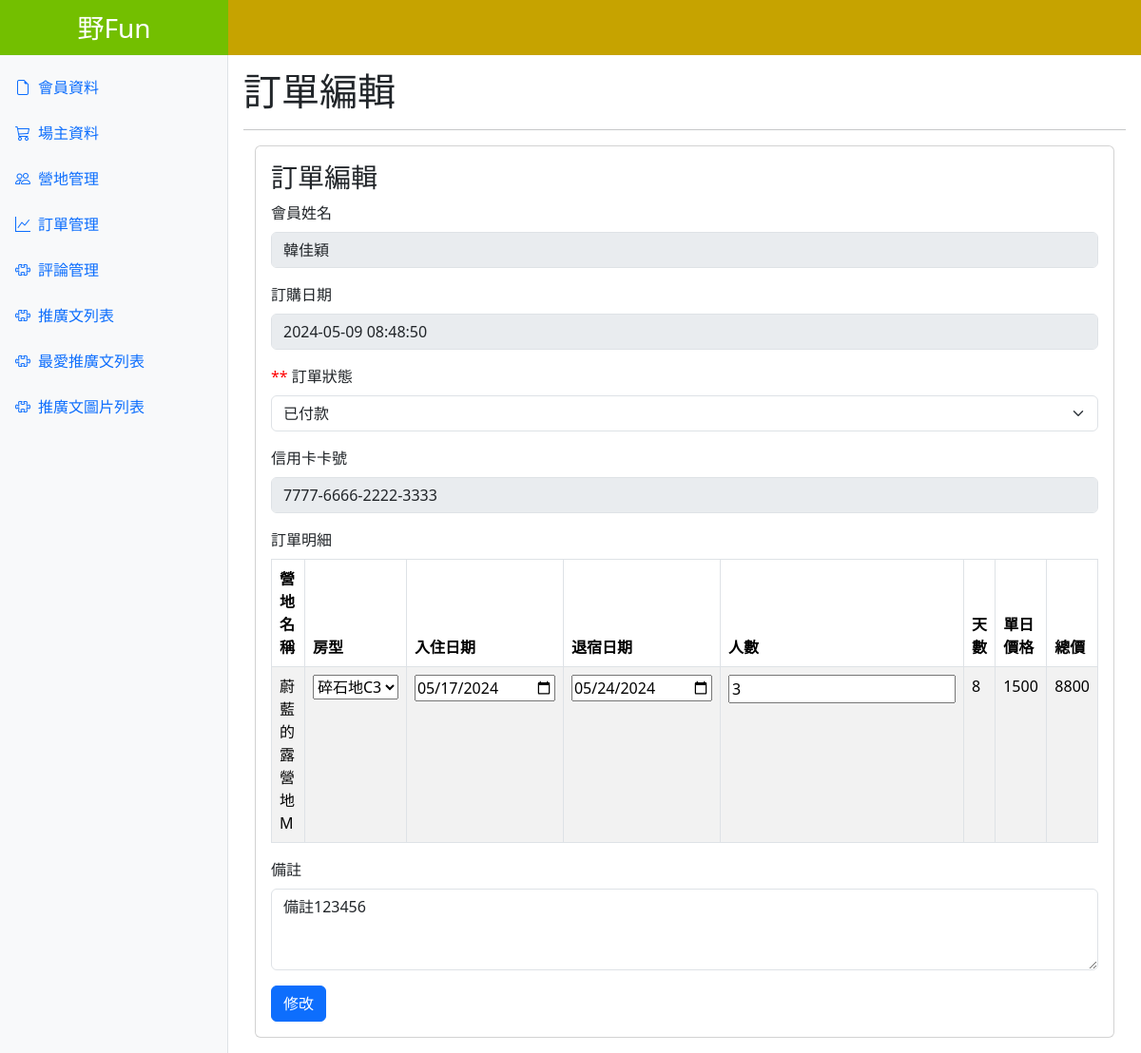
The page /orders-edit-admin.php?id=1 on the database its author committed.
### tables this page shows
CREATE TABLE `orders` (
  `id` int NOT NULL,
  `customer_id` int NOT NULL,
  `store_id` int NOT NULL,
  `room_campsite_id` int NOT NULL,
  `coupon_id` int NOT NULL,
  `order_date` timestamp NOT NULL DEFAULT CURRENT_TIMESTAMP,
  `checkin_date` date NOT NULL,
  `checkout_date` date NOT NULL,
  `guests` int NOT NULL,
  `total_day` int NOT NULL,
  `total_price` int NOT NULL,
  `payment_status` varchar(50) NOT NULL,
  `credit_card` varchar(50) NOT NULL,
  `note` varchar(500) NOT NULL
);

CREATE TABLE `customers` (
  `id` int NOT NULL,
  `email` varchar(100) NOT NULL,
  `password` varchar(255) NOT NULL,
  `name` varchar(100) DEFAULT NULL,
  `phone` varchar(15) DEFAULT NULL,
  `gender` varchar(10) DEFAULT NULL,
  `birthday` date DEFAULT NULL,
  `address` varchar(255) DEFAULT NULL,
  `introduction` varchar(1000) DEFAULT NULL,
  `id_card` varchar(20) DEFAULT NULL,
  `created_at` datetime NOT NULL
);

CREATE TABLE `stores` (
  `stores_id` int NOT NULL,
  `owners_id` int NOT NULL,
  `name` varchar(100) NOT NULL,
  `mobile` varchar(50) NOT NULL,
  `address` varchar(100) NOT NULL,
  `longitude` varchar(100) NOT NULL,
  `latitude` varchar(100) NOT NULL,
  `altitude` varchar(100) NOT NULL,
  `precautions` varchar(1500) DEFAULT NULL,
  `introduction` varchar(1000) DEFAULT NULL,
  `update_time` datetime NOT NULL DEFAULT CURRENT_TIMESTAMP
);

CREATE TABLE `rooms_campsites` (
  `rooms_campsites_id` int NOT NULL,
  `stores_id` int NOT NULL,
  `name` varchar(255) NOT NULL,
  `normal_price` int NOT NULL,
  `holiday_price` int NOT NULL,
  `night_price` int DEFAULT NULL,
  `tent` int DEFAULT NULL,
  `bed` int DEFAULT NULL,
  `people` int DEFAULT NULL,
  `square_meters` varchar(30) DEFAULT NULL,
  `introduction` varchar(1000) DEFAULT NULL
);

### orders-edit-admin.php (the view, shortened to what this page needs)
<?php
require __DIR__ . "./config/pdo-connect.php";
$id = isset($_GET["id"]) ? intval($_GET["id"]) : 0;
$sql5 = "SELECT
orders.id AS orders_id,
order_date,
payment_status,
credit_card,
note,
checkin_date,
checkout_date,
guests,
total_day,
room_campsite_id,
total_price,
rooms_campsites.name AS rooms_campsites_name,
normal_price,
store_id,
stores.name AS stores_name,
customers.name AS customers_name
FROM
orders
JOIN rooms_campsites ON orders.room_campsite_id = rooms_campsites.rooms_campsites_id
JOIN stores ON orders.store_id = stores.stores_id
JOIN customers ON orders.customer_id = customers.id
WHERE orders.id = $id";
$row5 = $pdo->query($sql5)->fetch();
?>
<?php include __DIR__ . "/parts/html-head.php" ?>
<?php include __DIR__ . "/parts/navbar.php" ?>
<main class="main-content p-3">
  <div class="d-flex justify-content-between align-items-center">
    <h1 class="m-0">訂單編輯</h1>
  </div>
  <hr />
  <div class="container">
    <div class="row">
      <div class="col">
        <div class="card">
          <div class="card-body">
            <h3 class="card-title">訂單編輯</h3>
            <form name="form1" onsubmit="sendData(event)">
              <div class="mb-3">
                <label for="" class="form-label">會員姓名</label>
                <input type="text" class="form-control" value="<?= $row5["customers_name"] ?>" disabled>
              </div>
              <div class="mb-3">
                <label for="" class="form-label">訂購日期</label>
                <input type="text" class="form-control" value="<?= $row5["order_date"] ?>" disabled>
              </div>
              <div class="mb-3">
                <label for="payment_status" class="form-label"><span class="required">**</span> 訂單狀態</label>
                <select class="form-select" name="payment_status" id="payment_status">
                  <option value="<?php if ($row5["payment_status"] == "已付款") {
                                    echo "已付款";
                                  } else {
                                    echo "未付款";
                                  } ?>" selected><?= $row5["payment_status"] ?></option>
                </select>
              </div>
              <div class="mb-3">
                <label for="" class="form-label">信用卡卡號</label>
                <input type="text" class="form-control" value="<?= $row5["credit_card"] ?>" disabled>
              </div>
              <div class="mb-3">
                <label for="" class="form-label">訂單明細</label>
                <table class="table table-bordered table-striped">
                  <thead>
                    <tr>
                      <th>營地名稱</th>
                      <th>房型</th>
                      <th>入住日期</th>
                      <th>退宿日期</th>
                      <th>人數</th>
                      <th>天數</th>
                      <th>單日價格</th>
                      <th>總價</th>
                    </tr>
                  </thead>
                  <tbody>
                    <tr>
                      <td><?= $row5["stores_name"] ?></td>
                      <td>
                        <select name="rooms_campsites_name" id="rooms_campsites_name" class="">
                          <?php
                          $selected_room_campsite_id = $row5["room_campsite_id"];
                          $sql_rooms = "SELECT rooms_campsites_id, name FROM rooms_campsites WHERE stores_id = :store_id";
                          $stmt_rooms = $pdo->prepare($sql_rooms);
                          $stmt_rooms->execute(array(':store_id' => $row5["store_id"]));
                          while ($room_row = $stmt_rooms->fetch(PDO::FETCH_ASSOC)) {
                            $selected = ($selected_room_campsite_id === $room_row['rooms_campsites_id']) ? 'selected' : '';
                            echo "<option value='{$room_row['rooms_campsites_id']}' {$selected}> {$room_row['name']} </option>";
                          }
                          ?>
                        </select>
                      <td><input type="date" name="checkin_date" value="<?= $row5["checkin_date"] ?>"></td>
                      <td><input type="date" name="checkout_date" value="<?= $row5["checkout_date"] ?>"></td>
                      <td><input type="number" name="guests" value="<?= $row5["guests"] ?>"></td>
                      <td id="days"><?= $row5["total_day"] ?></td>
                      <td id="normal_price"><?= $row5["normal_price"] ?></td>
                      <td id="total_price_cell"><?= $row5["total_price"] ?></td>
                    </tr>
                  </tbody>
                </table>
              </div>
              <div class="mb-3">
                <label for="note" class="form-label">備註</label>
                <textarea class="form-control" id="note" name="note" rows="3"><?= $row5["note"] ?></textarea>
              </div>
              <button type="submit" class="btn btn-primary">修改</button>
            </form>
          </div>
        </div>
      </div>
    </div>
  </div>
</main>
<?php include __DIR__ . "/parts/html-foot.php" ?>

### parts/html-head.php (style rules this page uses)
:root { --aside-width: 240px; --page-top: 56px; }
.main-content { margin: var(--page-top) 0 0 var(--aside-width); }

### orders-edit-admin.php (style rules this page uses)
.required { color: red; }

### rows shown on the page
orders: customer.name "韓佳穎", order_date "2024-05-09 08:48:50", payment_status "已付款", credit_card "7777-6666-2222-3333", store.name "蔚藍的露營地M", checkin_date "05/17/2024", checkout_date "05/24/2024", guests "3", total_day "8", room_campsite.normal_price "1500", total_price "8800", note "備註123456"

### other values the page prints
form field rooms_campsites_name "碎石地C3"
